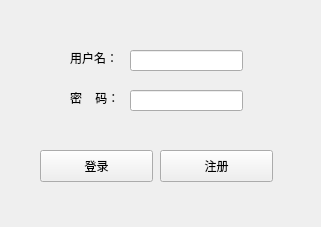
<?xml version="1.0" encoding="UTF-8"?>
<ui version="4.0">
 <class>LoginWindow</class>
 <widget class="QMainWindow" name="LoginWindow">
  <property name="geometry">
   <rect>
    <x>0</x>
    <y>0</y>
    <width>321</width>
    <height>227</height>
   </rect>
  </property>
  <property name="windowTitle">
   <string>登录</string>
  </property>
  <widget class="QWidget" name="centralwidget">
   <widget class="QLabel" name="passwordLabel">
    <property name="geometry">
     <rect>
      <x>70</x>
      <y>90</y>
      <width>60</width>
      <height>16</height>
     </rect>
    </property>
    <property name="text">
     <string>密    码：</string>
    </property>
   </widget>
   <widget class="QLabel" name="usernameLabel">
    <property name="geometry">
     <rect>
      <x>70</x>
      <y>50</y>
      <width>60</width>
      <height>16</height>
     </rect>
    </property>
    <property name="text">
     <string>用户名：</string>
    </property>
   </widget>
   <widget class="QLineEdit" name="usernameEdit">
    <property name="geometry">
     <rect>
      <x>130</x>
      <y>50</y>
      <width>113</width>
      <height>21</height>
     </rect>
    </property>
   </widget>
   <widget class="QLineEdit" name="passwordEdit">
    <property name="geometry">
     <rect>
      <x>130</x>
      <y>90</y>
      <width>113</width>
      <height>21</height>
     </rect>
    </property>
   </widget>
   <widget class="QPushButton" name="loginBtn">
    <property name="geometry">
     <rect>
      <x>40</x>
      <y>150</y>
      <width>113</width>
      <height>32</height>
     </rect>
    </property>
    <property name="text">
     <string>登录</string>
    </property>
   </widget>
   <widget class="QPushButton" name="registerBtn">
    <property name="geometry">
     <rect>
      <x>160</x>
      <y>150</y>
      <width>113</width>
      <height>32</height>
     </rect>
    </property>
    <property name="text">
     <string>注册</string>
    </property>
   </widget>
  </widget>
 </widget>
 <resources/>
 <connections>
  <connection>
   <sender>loginBtn</sender>
   <signal>clicked()</signal>
   <receiver>loginBtn</receiver>
   <slot>click()</slot>
   <hints>
    <hint type="sourcelabel">
     <x>96</x>
     <y>165</y>
    </hint>
    <hint type="destinationlabel">
     <x>96</x>
     <y>165</y>
    </hint>
   </hints>
  </connection>
  <connection>
   <sender>registerBtn</sender>
   <signal>clicked()</signal>
   <receiver>registerBtn</receiver>
   <slot>click()</slot>
   <hints>
    <hint type="sourcelabel">
     <x>216</x>
     <y>165</y>
    </hint>
    <hint type="destinationlabel">
     <x>216</x>
     <y>165</y>
    </hint>
   </hints>
  </connection>
 </connections>
</ui>
